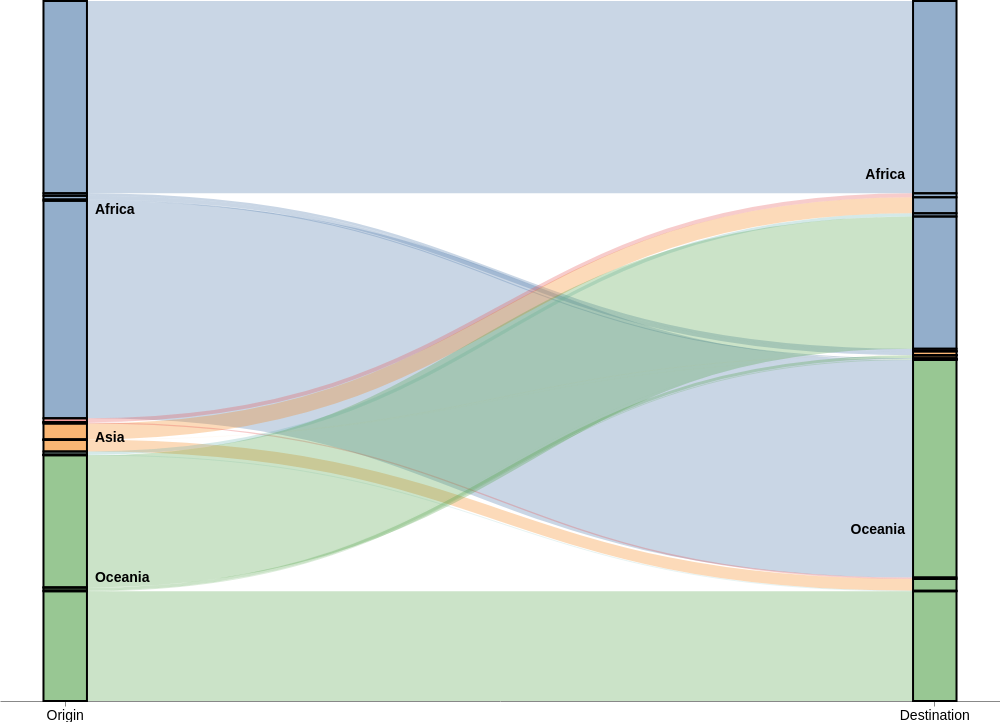

Source (Vega-Lite JSON):
### Vega specification from a JSON file in a GitHub repository (floating-point values rounded to 4 significant figures)
{"$schema": "https://vega.github.io/schema/vega/v5.2.json", "height": 700, "width": 1000, "data": [{"name": "rawData", "values": [{"key": {"stk1": "Africa", "stk2": "Africa"}, "doc_count": 81319501}, {"key": {"stk1": "Africa", "stk2": "Asia"}, "doc_count": 1608138}, {"key": {"stk1": "Africa", "stk2": "Americas"}, "doc_count": 1069668}, {"key": {"stk1": "Africa", "stk2": "Europe"}, "doc_count": 435792}, {"key": {"stk1": "Africa", "stk2": "Oceania"}, "doc_count": 92053160}, {"key": {"stk1": "Asia", "stk2": "Africa"}, "doc_count": 6801637}, {"key": {"stk1": "Asia", "stk2": "Asia"}, "doc_count": 41855}, {"key": {"stk1": "Asia", "stk2": "Americas"}, "doc_count": 6522}, {"key": {"stk1": "Asia", "stk2": "Europe"}, "doc_count": 16582}, {"key": {"stk1": "Asia", "stk2": "Oceania"}, "doc_count": 4952322}, {"key": {"stk1": "Americas", "stk2": "Africa"}, "doc_count": 1644110}, {"key": {"stk1": "Americas", "stk2": "Asia"}, "doc_count": 3949}, {"key": {"stk1": "Americas", "stk2": "Europe"}, "doc_count": 739}, {"key": {"stk1": "Americas", "stk2": "Oceania"}, "doc_count": 573946}, {"key": {"stk1": "Europe", "stk2": "Africa"}, "doc_count": 1401818}, {"key": {"stk1": "Europe", "stk2": "Asia"}, "doc_count": 5160}, {"key": {"stk1": "Europe", "stk2": "Europe"}, "doc_count": 497}, {"key": {"stk1": "Europe", "stk2": "Oceania"}, "doc_count": 239092}, {"key": {"stk1": "Oceania", "stk2": "Africa"}, "doc_count": 55922397}, {"key": {"stk1": "Oceania", "stk2": "Asia"}, "doc_count": 1225981}, {"key": {"stk1": "Oceania", "stk2": "Americas"}, "doc_count": 14887}, {"key": {"stk1": "Oceania", "stk2": "Europe"}, "doc_count": 287844}, {"key": {"stk1": "Oceania", "stk2": "Oceania"}, "doc_count": 46439364}], "transform": [{"type": "formula", "expr": "datum.key.stk1", "as": "stk1"}, {"type": "formula", "expr": "datum.key.stk2", "as": "stk2"}, {"type": "formula", "expr": "datum.doc_count", "as": "size"}]}, {"name": "nodes", "source": "rawData", "transform": [{"type": "filter", "expr": "!groupSelector || groupSelector.stk1 == datum.stk1 || groupSelector.stk2 == datum.stk2"}, {"type": "formula", "expr": "datum.stk1+datum.stk2", "as": "key"}, {"type": "fold", "fields": ["stk1", "stk2"], "as": ["stack", "grpId"]}, {"type": "formula", "expr": "datum.stack == 'stk1' ? datum.stk1+' '+datum.stk2 : datum.stk2+' '+datum.stk1", "as": "sortField"}, {"type": "stack", "groupby": ["stack"], "sort": {"field": "sortField", "order": "descending"}, "field": "size"}, {"type": "formula", "expr": "(datum.y0+datum.y1)/2", "as": "yc"}]}, {"name": "groups", "source": "nodes", "transform": [{"type": "aggregate", "groupby": ["stack", "grpId"], "fields": ["size"], "ops": ["sum"], "as": ["total"]}, {"type": "stack", "groupby": ["stack"], "sort": {"field": "grpId", "order": "descending"}, "field": "total"}, {"type": "formula", "expr": "scale('y', datum.y0)", "as": "scaledY0"}, {"type": "formula", "expr": "scale('y', datum.y1)", "as": "scaledY1"}, {"type": "formula", "expr": "datum.stack == 'stk1'", "as": "rightLabel"}, {"type": "formula", "expr": "datum.total/domain('y')[1]", "as": "percentage"}]}, {"name": "destinationNodes", "source": "nodes", "transform": [{"type": "filter", "expr": "datum.stack == 'stk2'"}]}, {"name": "edges", "source": "nodes", "transform": [{"type": "filter", "expr": "datum.stack == 'stk1'"}, {"type": "lookup", "from": "destinationNodes", "key": "key", "fields": ["key"], "as": ["target"]}, {"type": "linkpath", "orient": "horizontal", "shape": "diagonal", "sourceY": {"expr": "scale('y', datum.yc)"}, "sourceX": {"expr": "scale('x', 'stk1') + bandwidth('x')"}, "targetY": {"expr": "scale('y', datum.target.yc)"}, "targetX": {"expr": "scale('x', 'stk2')"}}, {"type": "formula", "expr": "range('y')[0]-scale('y', datum.size)", "as": "strokeWidth"}, {"type": "formula", "expr": "datum.size/domain('y')[1]", "as": "percentage"}]}], "scales": [{"name": "x", "type": "band", "range": "width", "domain": ["stk1", "stk2"], "paddingOuter": 0.05, "paddingInner": 0.95}, {"name": "y", "type": "linear", "range": "height", "domain": {"data": "nodes", "field": "y1"}}, {"name": "color", "type": "ordinal", "range": "category", "domain": {"data": "rawData", "field": "stk1"}}, {"name": "stackNames", "type": "ordinal", "range": ["Origin", "Destination"], "domain": ["stk1", "stk2"]}], "axes": [{"orient": "bottom", "scale": "x", "encode": {"labels": {"update": {"fontSize": {"value": 14}, "text": {"scale": "stackNames", "field": "value"}}}}}], "marks": [{"type": "path", "name": "edgeMark", "from": {"data": "edges"}, "clip": true, "encode": {"update": {"stroke": [{"test": "groupSelector && groupSelector.stack=='stk1'", "scale": "color", "field": "stk2"}, {"scale": "color", "field": "stk1"}], "strokeWidth": {"field": "strokeWidth"}, "path": {"field": "path"}, "strokeOpacity": {"signal": "!groupSelector && (groupHover.stk1 == datum.stk1 || groupHover.stk2 == datum.stk2) ? 0.9 : 0.3"}, "zindex": {"signal": "!groupSelector && (groupHover.stk1 == datum.stk1 || groupHover.stk2 == datum.stk2) ? 1 : 0"}, "tooltip": {"signal": "datum.stk1 + ' to ' + datum.stk2 + ':    ' + format(datum.size, ',.0f') + '   (' + format(datum.percentage, '.1%') + ')'"}}, "hover": {"strokeOpacity": {"value": 1}}}}, {"type": "rect", "name": "groupMark", "from": {"data": "groups"}, "encode": {"enter": {"fill": {"scale": "color", "field": "grpId"}, "width": {"scale": "x", "band": 1}}, "update": {"x": {"scale": "x", "field": "stack"}, "y": {"field": "scaledY0"}, "y2": {"field": "scaledY1"}, "fillOpacity": {"value": 0.6}, "tooltip": {"signal": "datum.grpId + '   ' + format(datum.total, ',.0f') + '   (' + format(datum.percentage, '.1%') + ')'"}}, "hover": {"fillOpacity": {"value": 1}}}}, {"type": "text", "from": {"data": "groups"}, "interactive": false, "encode": {"update": {"x": {"signal": "scale('x', datum.stack) + (datum.rightLabel ? bandwidth('x') + 8 : -8)"}, "yc": {"signal": "(datum.scaledY0 + datum.scaledY1)/2"}, "align": {"signal": "datum.rightLabel ? 'left' : 'right'"}, "baseline": {"value": "middle"}, "fontWeight": {"value": "bold"}, "fontSize": {"value": 14}, "text": {"signal": "abs(datum.scaledY0-datum.scaledY1) > 13 ? datum.grpId : ''"}}}}, {"type": "group", "data": [{"name": "dataForShowAll", "values": [{}], "transform": [{"type": "filter", "expr": "groupSelector"}]}], "encode": {"enter": {"xc": {"signal": "width/2"}, "y": {"value": 30}, "width": {"value": 80}, "height": {"value": 30}}}, "marks": [{"type": "group", "name": "groupReset", "from": {"data": "dataForShowAll"}, "encode": {"enter": {"cornerRadius": {"value": 6}, "fill": {"value": "#f5f5f5"}, "stroke": {"value": "#c1c1c1"}, "strokeWidth": {"value": 2}, "height": {"field": {"group": "height"}}, "width": {"field": {"group": "width"}}}, "update": {"opacity": {"value": 1}}, "hover": {"opacity": {"value": 0.7}}}, "marks": [{"type": "text", "interactive": false, "encode": {"enter": {"xc": {"field": {"group": "width"}, "mult": 0.5}, "yc": {"field": {"group": "height"}, "mult": 0.5, "offset": 2}, "align": {"value": "center"}, "baseline": {"value": "middle"}, "fontWeight": {"value": "bold"}, "fontSize": {"value": 13}, "text": {"value": "Show All"}}}}]}]}, {"type": "rect", "from": {"data": "nodes"}, "encode": {"enter": {"stroke": {"value": "#000"}, "strokeWidth": {"value": 2}, "width": {"scale": "x", "band": 1}, "x": {"scale": "x", "field": "stack"}, "y": {"field": "y0", "scale": "y"}, "y2": {"field": "y1", "scale": "y"}}}}], "signals": [{"name": "groupHover", "value": {}, "on": [{"events": "@groupMark:mouseover", "update": "{stk1:datum.stack=='stk1' && datum.grpId, stk2:datum.stack=='stk2' && datum.grpId}"}, {"events": "mouseout", "update": "{}"}]}, {"name": "groupSelector", "value": false, "on": [{"events": "@groupMark:click!", "update": "{stack:datum.stack, stk1:datum.stack=='stk1' && datum.grpId, stk2:datum.stack=='stk2' && datum.grpId}"}, {"events": [{"type": "click", "markname": "groupReset"}, {"type": "dblclick"}], "update": "false"}]}]}
